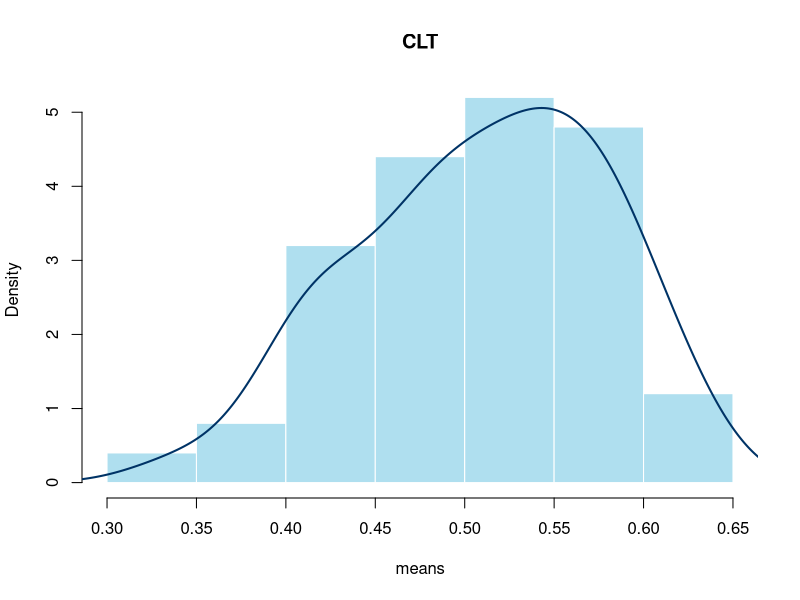

Write the R code that produced this figure.
## ---- chunk 1
m <- matrix(runif(1000), nc = 50)
colnames(m) <- paste0("Var_", 1:50)
means <- colMeans(m)
## ---- chunk 2
hist(means, col = "#0099CD50", main = "CLT", border = "#FFFFFF", freq = F)
lines(density(means), col = "#003366", lwd = 2)
